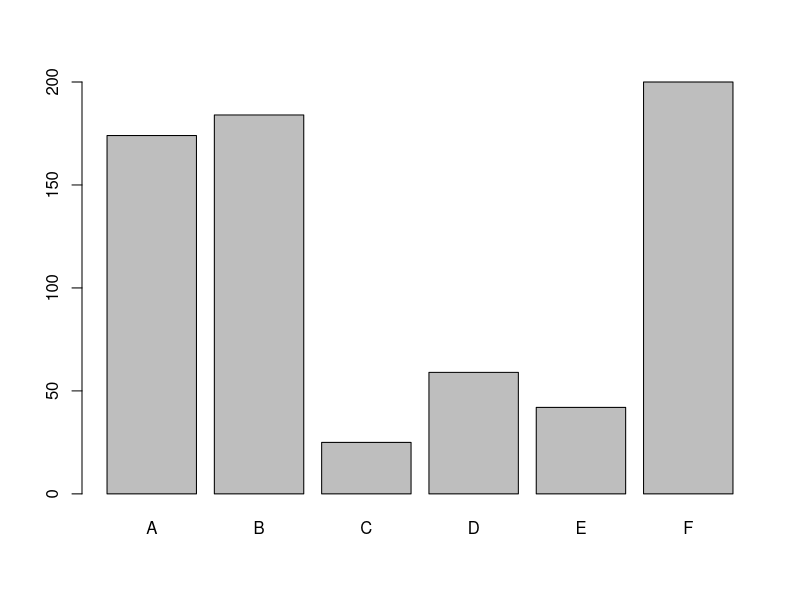

Write R code to recreate this figure. (Note: this script raises an error after producing the figure.)
library(MASS)
data = InsectSprays
kills = tapply(data$count, data$spray, sum)
print(kills)

#install.packages("UsingR")
#library(UsingR)
barplot(kills)
boxplot(count~spray, data=dt)
